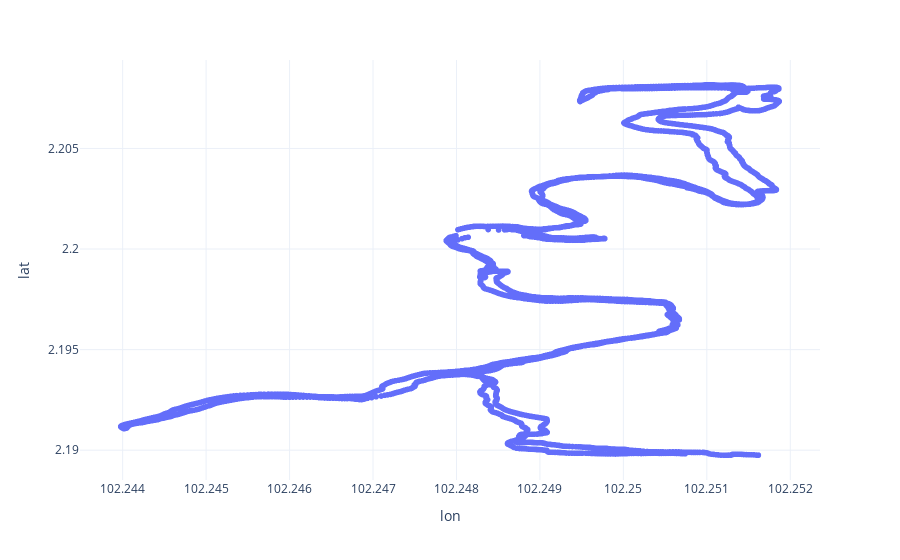

Here is the notebook cell this chart was saved with:
### Markdown cell above
Let's make a basic plot

### Code cell
fig_1 = px.scatter(df, x='lon', y='lat', template='plotly_white')
fig_1.show()

### Figure 1 — Plotly figure (JSON) as saved in the notebook; plotly's stock layout.template omitted (floating-point values rounded to 4 significant figures; data arrays with more than 128 entries replaced by an {"elided": "..."} marker saying what was removed)
{"data": [{"hovertemplate": "lon=%{x}<br>lat=%{y}<extra></extra>", "legendgroup": "", "marker": {"color": "#636efa", "symbol": "circle"}, "mode": "markers", "name": "", "showlegend": false, "type": "scattergl", "x": {"elided": "3568 float values"}, "xaxis": "x", "y": {"elided": "3568 float values"}, "yaxis": "y"}], "layout": {"legend": {"tracegroupgap": 0}, "margin": {"t": 60}, "xaxis": {"anchor": "y", "domain": [0, 1], "title": {"text": "lon"}}, "yaxis": {"anchor": "x", "domain": [0, 1], "title": {"text": "lat"}}}}
